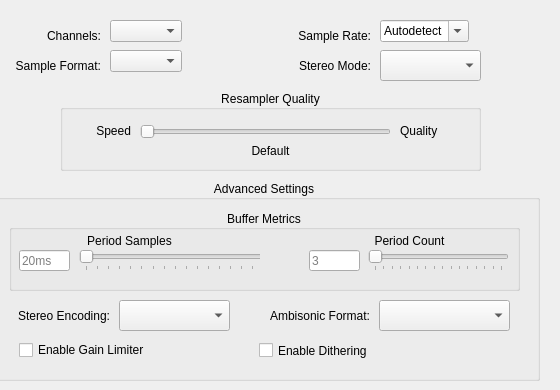
    <widget class="QWidget" name="tab_3">
     <attribute name="title">
      <string>Playback</string>
     </attribute>
     <widget class="QComboBox" name="sampleFormatCombo">
      <property name="geometry">
       <rect>
        <x>110</x>
        <y>50</y>
        <width>80</width>
        <height>31</height>
       </rect>
      </property>
      <property name="toolTip">
       <string>The output sample type. Currently, all mixing is done with 32-bit
float and converted to the output sample type as needed.</string>
      </property>
      <property name="sizeAdjustPolicy">
       <enum>QComboBox::AdjustToContents</enum>
      </property>
     </widget>
     <widget class="QLabel" name="label_5">
      <property name="geometry">
       <rect>
        <x>0</x>
        <y>50</y>
        <width>101</width>
        <height>31</height>
       </rect>
      </property>
      <property name="text">
       <string>Sample Format:</string>
      </property>
      <property name="alignment">
       <set>Qt::AlignRight|Qt::AlignTrailing|Qt::AlignVCenter</set>
      </property>
     </widget>
     <widget class="QLabel" name="label_6">
      <property name="geometry">
       <rect>
        <x>0</x>
        <y>20</y>
        <width>101</width>
        <height>31</height>
       </rect>
      </property>
      <property name="text">
       <string>Channels:</string>
      </property>
      <property name="alignment">
       <set>Qt::AlignRight|Qt::AlignTrailing|Qt::AlignVCenter</set>
      </property>
     </widget>
     <widget class="QComboBox" name="channelConfigCombo">
      <property name="geometry">
       <rect>
        <x>110</x>
        <y>20</y>
        <width>80</width>
        <height>31</height>
       </rect>
      </property>
      <property name="toolTip">
       <string>The output channel configuration. Note that not all backends
can properly detect the channel configuration and may default
to stereo output.</string>
      </property>
      <property name="sizeAdjustPolicy">
       <enum>QComboBox::AdjustToContents</enum>
      </property>
     </widget>
     <widget class="QComboBox" name="sampleRateCombo">
      <property name="geometry">
       <rect>
        <x>380</x>
        <y>20</y>
        <width>100</width>
        <height>31</height>
       </rect>
      </property>
      <property name="toolTip">
       <string>The playback/mixing sample rate.</string>
      </property>
      <property name="editable">
       <bool>true</bool>
      </property>
      <property name="insertPolicy">
       <enum>QComboBox::NoInsert</enum>
      </property>
      <property name="sizeAdjustPolicy">
       <enum>QComboBox::AdjustToContents</enum>
      </property>
      <item>
       <property name="text">
        <string>Autodetect</string>
       </property>
      </item>
      <item>
       <property name="text">
        <string>8000</string>
       </property>
      </item>
      <item>
       <property name="text">
        <string>11025</string>
       </property>
      </item>
      <item>
       <property name="text">
        <string>16000</string>
       </property>
      </item>
      <item>
       <property name="text">
        <string>22050</string>
       </property>
      </item>
      <item>
       <property name="text">
        <string>32000</string>
       </property>
      </item>
      <item>
       <property name="text">
        <string>44100</string>
       </property>
      </item>
      <item>
       <property name="text">
        <string>48000</string>
       </property>
      </item>
     </widget>
     <widget class="QLabel" name="label_7">
      <property name="geometry">
       <rect>
        <x>290</x>
        <y>20</y>
        <width>81</width>
        <height>31</height>
       </rect>
      </property>
      <property name="text">
       <string>Sample Rate:</string>
      </property>
      <property name="alignment">
       <set>Qt::AlignRight|Qt::AlignTrailing|Qt::AlignVCenter</set>
      </property>
     </widget>
     <widget class="QLabel" name="label_14">
      <property name="geometry">
       <rect>
        <x>290</x>
        <y>50</y>
        <width>81</width>
        <height>31</height>
       </rect>
      </property>
      <property name="text">
       <string>Stereo Mode:</string>
      </property>
      <property name="alignment">
       <set>Qt::AlignRight|Qt::AlignTrailing|Qt::AlignVCenter</set>
      </property>
     </widget>
     <widget class="QComboBox" name="stereoModeCombo">
      <property name="geometry">
       <rect>
        <x>380</x>
        <y>50</y>
        <width>101</width>
        <height>31</height>
       </rect>
      </property>
      <property name="toolTip">
       <string>How to treat stereo output. As headphones, HRTF or crossfeed
filters may be used to improve binaural quality, which may not
otherwise be suitable for speakers.</string>
      </property>
     </widget>
     <widget class="QGroupBox" name="groupBox">
      <property name="geometry">
       <rect>
        <x>-11</x>
        <y>180</y>
        <width>551</width>
        <height>201</height>
       </rect>
      </property>
      <property name="title">
       <string>Advanced Settings</string>
      </property>
      <property name="alignment">
       <set>Qt::AlignCenter</set>
      </property>
      <widget class="QGroupBox" name="groupBox_3">
       <property name="geometry">
        <rect>
         <x>20</x>
         <y>30</y>
         <width>511</width>
         <height>81</height>
        </rect>
       </property>
       <property name="title">
        <string>Buffer Metrics</string>
       </property>
       <property name="alignment">
        <set>Qt::AlignCenter</set>
       </property>
       <widget class="QWidget" name="widget" native="true">
        <property name="geometry">
         <rect>
          <x>260</x>
          <y>20</y>
          <width>241</width>
          <height>51</height>
         </rect>
        </property>
        <property name="toolTip">
         <string>The number of update periods. Higher values create a larger
mix ahead, which helps protect against skips when the CPU is
under load, but increases the delay between a sound getting
mixed and being heard.</string>
        </property>
        <widget class="QLabel" name="label_11">
         <property name="geometry">
          <rect>
           <x>60</x>
           <y>0</y>
           <width>161</width>
           <height>21</height>
          </rect>
         </property>
         <property name="text">
          <string>Period Count</string>
         </property>
         <property name="alignment">
          <set>Qt::AlignCenter</set>
         </property>
        </widget>
        <widget class="QSlider" name="periodCountSlider">
         <property name="geometry">
          <rect>
           <x>99</x>
           <y>20</y>
           <width>141</width>
           <height>21</height>
          </rect>
         </property>
         <property name="minimum">
          <number>1</number>
         </property>
         <property name="maximum">
          <number>16</number>
         </property>
         <property name="singleStep">
          <number>1</number>
         </property>
         <property name="pageStep">
          <number>2</number>
         </property>
         <property name="value">
          <number>1</number>
         </property>
         <property name="tracking">
          <bool>true</bool>
         </property>
         <property name="orientation">
          <enum>Qt::Horizontal</enum>
         </property>
         <property name="tickPosition">
          <enum>QSlider::TicksBelow</enum>
         </property>
         <property name="tickInterval">
          <number>1</number>
         </property>
        </widget>
        <widget class="QLineEdit" name="periodCountEdit">
         <property name="geometry">
          <rect>
           <x>40</x>
           <y>20</y>
           <width>51</width>
           <height>21</height>
          </rect>
         </property>
         <property name="placeholderText">
          <string>3</string>
         </property>
        </widget>
       </widget>
       <widget class="QWidget" name="widget_2" native="true">
        <property name="geometry">
         <rect>
          <x>10</x>
          <y>20</y>
          <width>241</width>
          <height>51</height>
         </rect>
        </property>
        <property name="toolTip">
         <string>The update period size, in sample frames. This is the number of
frames needed for each mixing update.</string>
        </property>
        <widget class="QSlider" name="periodSizeSlider">
         <property name="geometry">
          <rect>
           <x>60</x>
           <y>20</y>
           <width>191</width>
           <height>21</height>
          </rect>
         </property>
         <property name="minimum">
          <number>63</number>
         </property>
         <property name="maximum">
          <number>8192</number>
         </property>
         <property name="singleStep">
          <number>1</number>
         </property>
         <property name="pageStep">
          <number>1024</number>
         </property>
         <property name="value">
          <number>63</number>
         </property>
         <property name="tracking">
          <bool>true</bool>
         </property>
         <property name="orientation">
          <enum>Qt::Horizontal</enum>
         </property>
         <property name="tickPosition">
          <enum>QSlider::TicksBelow</enum>
         </property>
         <property name="tickInterval">
          <number>512</number>
         </property>
        </widget>
        <widget class="QLabel" name="label_10">
         <property name="geometry">
          <rect>
           <x>10</x>
           <y>0</y>
           <width>201</width>
           <height>21</height>
          </rect>
         </property>
         <property name="text">
          <string>Period Samples</string>
         </property>
         <property name="alignment">
          <set>Qt::AlignCenter</set>
         </property>
        </widget>
        <widget class="QLineEdit" name="periodSizeEdit">
         <property name="geometry">
          <rect>
           <x>0</x>
           <y>20</y>
           <width>51</width>
           <height>21</height>
          </rect>
         </property>
         <property name="placeholderText">
          <string>20ms</string>
         </property>
        </widget>
       </widget>
      </widget>
      <widget class="QComboBox" name="stereoEncodingComboBox">
       <property name="geometry">
        <rect>
         <x>130</x>
         <y>120</y>
         <width>111</width>
         <height>31</height>
        </rect>
       </property>
       <property name="toolTip">
        <string>Pan Pot uses standard amplitude panning (aka
pair-wise, stereo pair, etc).

UHJ creates a stereo-compatible two-channel
UHJ mix, which encodes some surround sound
information into stereo output that can be
decoded with a surround sound receiver.

Binaural applies HRTF filters to create a sense
of 3D space with headphones.</string>
       </property>
      </widget>
      <widget class="QLabel" name="label_19">
       <property name="geometry">
        <rect>
         <x>20</x>
         <y>120</y>
         <width>101</width>
         <height>31</height>
        </rect>
       </property>
       <property name="text">
        <string>Stereo Encoding:</string>
       </property>
       <property name="alignment">
        <set>Qt::AlignRight|Qt::AlignTrailing|Qt::AlignVCenter</set>
       </property>
      </widget>
      <widget class="QLabel" name="label_30">
       <property name="geometry">
        <rect>
         <x>260</x>
         <y>120</y>
         <width>121</width>
         <height>31</height>
        </rect>
       </property>
       <property name="text">
        <string>Ambisonic Format:</string>
       </property>
       <property name="alignment">
        <set>Qt::AlignRight|Qt::AlignTrailing|Qt::AlignVCenter</set>
       </property>
      </widget>
      <widget class="QComboBox" name="ambiFormatComboBox">
       <property name="geometry">
        <rect>
         <x>390</x>
         <y>120</y>
         <width>131</width>
         <height>31</height>
        </rect>
       </property>
      </widget>
      <widget class="QCheckBox" name="outputLimiterCheckBox">
       <property name="geometry">
        <rect>
         <x>30</x>
         <y>160</y>
         <width>231</width>
         <height>20</height>
        </rect>
       </property>
       <property name="toolTip">
        <string>Applies a gain limiter on the final mixed output. This reduces the
volume when the output samples would otherwise be clamped,
avoiding excessive clipping noise.</string>
       </property>
       <property name="text">
        <string>Enable Gain Limiter</string>
       </property>
       <property name="tristate">
        <bool>true</bool>
       </property>
      </widget>
      <widget class="QCheckBox" name="outputDitherCheckBox">
       <property name="geometry">
        <rect>
         <x>270</x>
         <y>160</y>
         <width>261</width>
         <height>21</height>
        </rect>
       </property>
       <property name="toolTip">
        <string>Applies dithering on the final mix for 8- and 16-bit output.
This replaces the distortion created by nearest-value
quantization with low-level whitenoise.</string>
       </property>
       <property name="text">
        <string>Enable Dithering</string>
       </property>
       <property name="tristate">
        <bool>true</bool>
       </property>
      </widget>
     </widget>
     <widget class="QGroupBox" name="groupBox_4">
      <property name="geometry">
       <rect>
        <x>60</x>
        <y>90</y>
        <width>421</width>
        <height>81</height>
       </rect>
      </property>
      <property name="title">
       <string>Resampler Quality</string>
      </property>
      <property name="alignment">
       <set>Qt::AlignCenter</set>
      </property>
      <widget class="QLabel" name="resamplerLabel">
       <property name="geometry">
        <rect>
         <x>50</x>
         <y>50</y>
         <width>321</width>
         <height>21</height>
        </rect>
       </property>
       <property name="text">
        <string>Default</string>
       </property>
       <property name="alignment">
        <set>Qt::AlignCenter</set>
       </property>
      </widget>
      <widget class="QSlider" name="resamplerSlider">
       <property name="geometry">
        <rect>
         <x>80</x>
         <y>30</y>
         <width>251</width>
         <height>23</height>
        </rect>
       </property>
       <property name="orientation">
        <enum>Qt::Horizontal</enum>
       </property>
      </widget>
      <widget class="QLabel" name="label_9">
       <property name="geometry">
        <rect>
         <x>20</x>
         <y>30</y>
         <width>51</width>
         <height>21</height>
        </rect>
       </property>
       <property name="text">
        <string>Speed</string>
       </property>
       <property name="alignment">
        <set>Qt::AlignRight|Qt::AlignTrailing|Qt::AlignVCenter</set>
       </property>
      </widget>
      <widget class="QLabel" name="label_15">
       <property name="geometry">
        <rect>
         <x>340</x>
         <y>30</y>
         <width>51</width>
         <height>21</height>
        </rect>
       </property>
       <property name="text">
        <string>Quality</string>
       </property>
      </widget>
     </widget>
    </widget>
